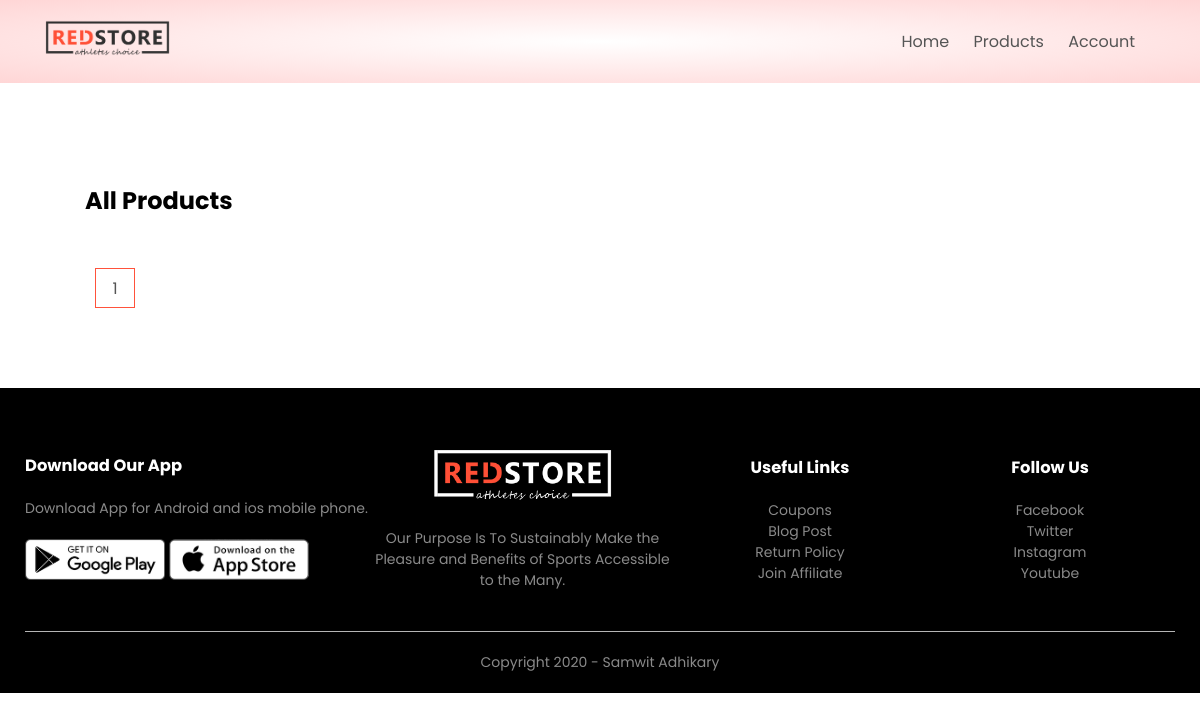
Page /list_products/ on the earlier database version.
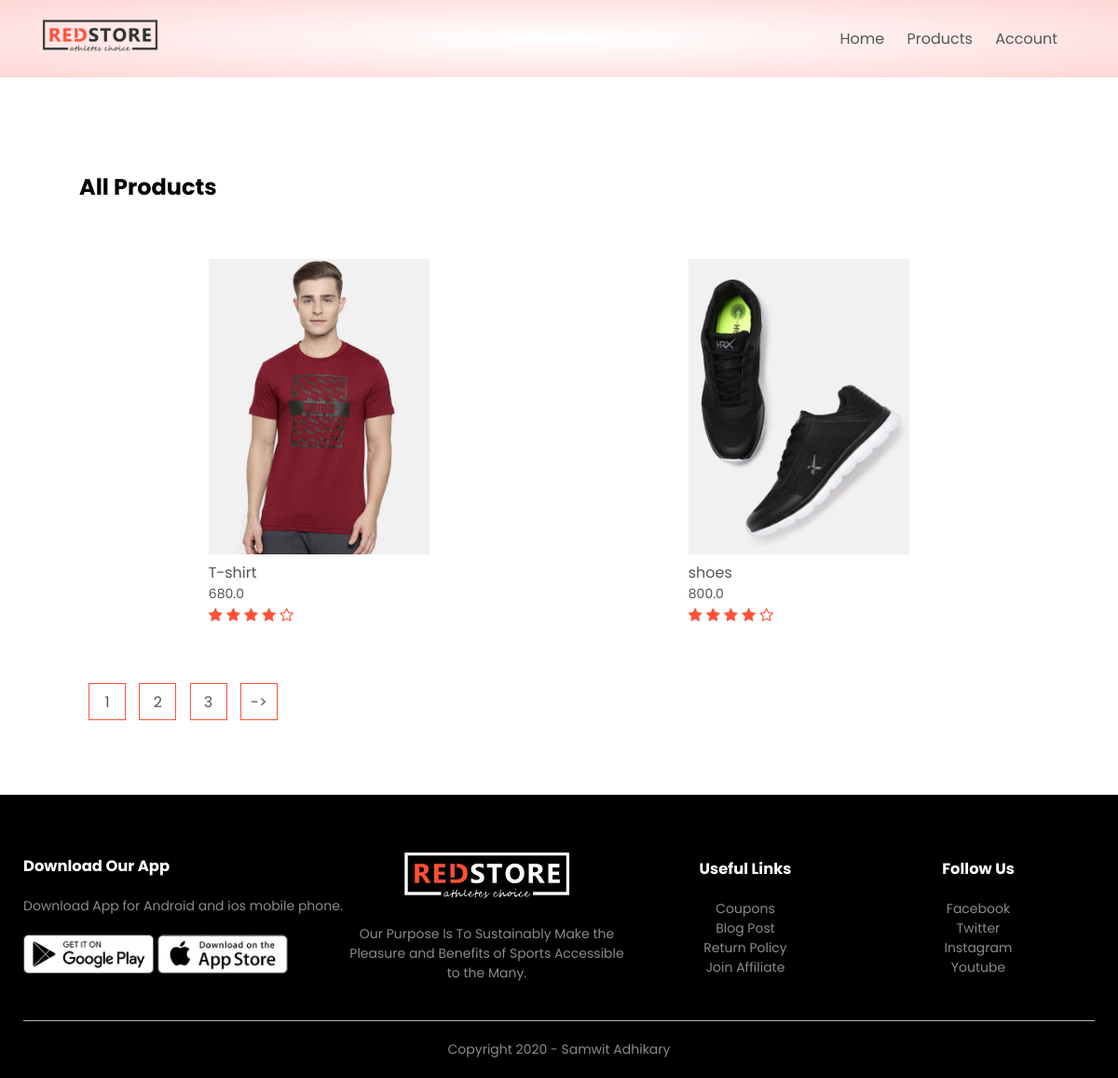
Same page on the later database version.
### products/models.py (models this page shows, shortened)
class products(models.Model):
    LIVE = 1
    DELETE = 0
    DELETE_CHOICES = ((LIVE,'live'),(DELETE,'delete'))
    title = models.CharField(max_length = 30)
    price = models.FloatField()
    description = models.TextField()
    image = models.ImageField(upload_to='media/')
    priority = models.IntegerField(default = 0)
    delete_status = models.IntegerField(choices = DELETE_CHOICES,default = LIVE)
    created_at = models.DateTimeField(auto_now_add = True)
    updated_at = models.DateTimeField(auto_now = True)

### products/views.py (the view)
# urls.py: path('list_products/',views.list_products,name='list_products'),
def list_products(request):
    page  = 1
    if request.GET:
        page = request.GET.get('page',1)
    product_list = products.objects.order_by('priority')
    product_paginator = Paginator(product_list,2)
    product_list = product_paginator.get_page(page)
    context = {'products':product_list}
    return render(request,'products.html',context)

### products/templatetags/chunks.py (called while the page is built)
@register.filter(name = 'chunks')
def chunks(lst,chunk_size):
    chunk = []
    i=0
    for data in lst:
        chunk.append(data)
        i = i+ 1
        if i== chunk_size:
            yield chunk
            i = 0
            chunk = []
    if chunk:
        yield chunk

### templates/products.html
{% extends 'blank_layout.html' %}
{% load static %}
{% block content %}
{% include 'list_products.html' %}
{% endblock %}

### templates/blank_layout.html (shortened to what this page needs)
{% load static %}
<!DOCTYPE html>
<html lang="en">
<head>
    <link rel="stylesheet" href="{% static 'css/style.css' %}">
    <link rel="stylesheet" href="https://stackpath.bootstrapcdn.com/font-awesome/4.7.0/css/font-awesome.min.css">
</head>
<body>
    <div class="header">
        <div class="container">
            {% include 'menu.html' %}
        </div>
    </div>
    {% block content %}
    {% endblock content %}
    <div class="footer">
        <div class="container">
            <div class="row">
                <div class="footer-col-1">
                    <h3>Download Our App</h3>
                    <p>Download App for Android and ios mobile phone.</p>
                    <div class="app-logo">
                        <img src="{% static 'images/play-store.png' %}">
                        <img src="{% static 'images/app-store.png' %}">
                    </div>
                </div>
                <div class="footer-col-2">
                    <img src="{% static 'images/logo-white.png' %}">
                    <p>Our Purpose Is To Sustainably Make the Pleasure and Benefits of Sports Accessible to the Many.
                    </p>
                </div>
                <div class="footer-col-3">
                    <h3>Useful Links</h3>
                    <ul>
                        <li>Coupons</li>
                        <li>Blog Post</li>
                        <li>Return Policy</li>
                        <li>Join Affiliate</li>
                    </ul>
                </div>
                <div class="footer-col-4">
                    <h3>Follow Us</h3>
                    <ul>
                        <li>Facebook</li>
                        <li>Twitter</li>
                        <li>Instagram</li>
                        <li>Youtube</li>
                    </ul>
                </div>
            </div>
            <hr>
            <p class="copyright">Copyright 2020 - Samwit Adhikary</p>
        </div>
    </div>
</body>
</html>

### templates/menu.html (shortened to what this page needs)
{% load static %}
<div class="navbar">
    <div class="logo">
        <a href="index.html"><img src="{% static 'images/logo.png' %}" alt="logo" width="125px"></a>
    </div>
    <nav>
        <ul id="MenuItems">
            <li><a href="{% url 'home' %}">Home</a></li>
            <li><a href="{% url 'list_products' %}">Products</a></li>
            {% if not user.is_authenticated %}
            <li><a href="{% url 'account' %}">Account</a></li>
            {% else %}
            <li><a href="{% url 'logout' %}">Logout</a></li>
            <li><a href="{% url 'orders' %}">Orders</a></li>
            {% endif %}
        </ul>
    </nav>
    </div>

### templates/list_products.html (shortened to what this page needs)
{% load static %}
{% load chunks %}
<div class="small-container">
    <div class="row row-2">
        <h2>All Products</h2>
    </div>
{% for product_chunks in products|chunks:4 %}
    <div class="row">
        {% for product in product_chunks %}
        <div class="col-4">
            <a href="{% url 'product_details' product.id %}"><img src="{{ product.image.url }}"></a>
            <h4>{{ product.title }}</h4>
            <p>{{ product.price }}</p>
            <div class="rating">
                <i class="fa fa-star"></i>
                <i class="fa fa-star"></i>
                <i class="fa fa-star"></i>
                <i class="fa fa-star"></i>
                <i class="fa fa-star-o"></i>
            </div>
        </div>
        {% endfor %}
    </div>
{% endfor %}
    <div class="page-btn">
        {% for i in products.paginator.page_range %}
        <a href="?page={{i}}"><span>{{i}}</span></a>
        {% endfor %}
        {% if products.has_next %}
        <a href="?page={{ products.next_page_number }}"><span>-></span></a>
        {% endif %}
    </div>
</div>

### static/css/style.css (style rules this page uses)
* { margin: 0; padding: 0; box-sizing: border-box; }
body { font-family: 'Poppins', sans-serif; }
.navbar { display: flex; align-items: center; padding: 20px; }
nav { flex: 1; text-align: right; }
nav ul { display: inline-block; list-style-type: none; }
nav ul li { display: inline-block; margin-right: 20px; }
a { text-decoration: none; color: #555; }
p { color: #555; }
.container { max-width: 1300px; margin: auto; padding-left: 25px; padding-right: 25px; }
.row { display: flex; align-items: center; flex-wrap: wrap; justify-content: space-around; }
.header { background: radial-gradient(#fff,#ffd6d6); }
.small-container { max-width: 1080px; margin: auto; padding-left: 25px; padding-right: 25px; }
.col-4 { flex-basis: 25%; padding: 10px; min-width: 200px; margin-bottom: 50px; transition: transform 0.5s; }
.col-4 img { width: 100%; }
h4 { color: #555; font-weight: normal; }
.col-4 p { font-size: 14px; }
.rating .fa { color: #ff523b; }
.footer { background: black; color: #8a8a8a; font-size: 14px; padding: 60px 0 20px; }
.footer p { color: #8a8a8a; }
.footer h3 { color: #fff; margin-bottom: 20px; }
.footer-col-1, .footer-col-2, .footer-col-3, .footer-col-4 { min-width: 250px; margin-bottom: 20px; }
.footer-col-1 { flex-basis: 30%; }
.footer-col-2 { flex: 1; text-align: center; }
.footer-col-2 img { width: 180px; margin-bottom: 20px; }
.footer-col-3, .footer-col-4 { flex-basis: 12%; text-align: center; }
ul { list-style-type: none; }
.app-logo { margin-top: 20px; }
.app-logo img { width: 140px; }
.footer hr { border: none; background: #b5b5b5; height: 1px; margin: 20px 0; }
.copyright { text-align: center; }
.row-2 { justify-content: space-between; margin: 100px auto 50px; }
.page-btn { margin: 0 auto 80px; }
.page-btn span { display: inline-block; border: 1px solid #ff523b; margin-left: 10px; width: 40px; height: 40px; text-align: center; line-height: 40px; cursor: pointer; }

Differences in the rows shown:
added products: image (picture), title "T-shirt", price "680.0"
added products: image (picture), title "shoes", price "800.0"
Other differences:
new list line: "2"
new list line: "3"
